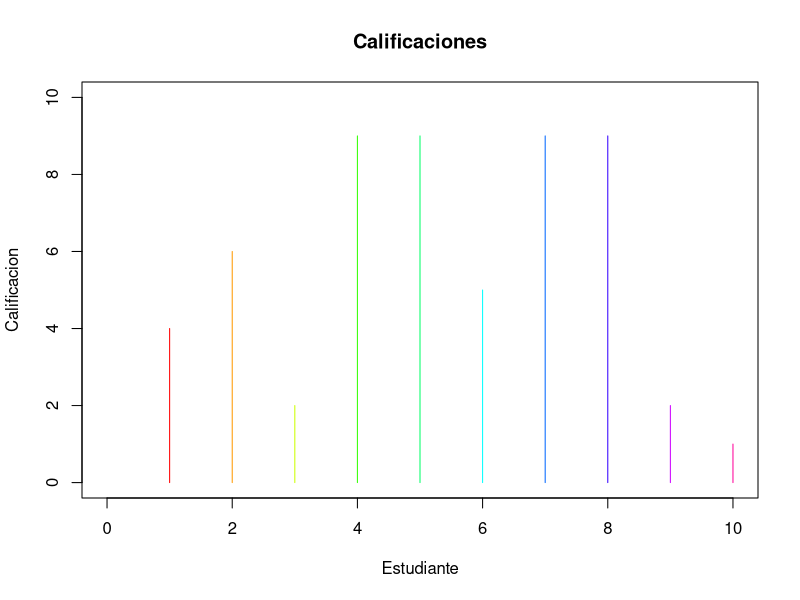

Source code (R):
## ---- chunk 1
#Tarea 4
## Al menos 3 funciones distintas, al menos uno de ellos realiza una gráfica utilizando ggplot
#Funciones
###Existen varias funciones pre-cargadas en R las cuales puede ser utilizadas a la vez para esscribir nuevas funciones.Se tiene operaciones para las cuales no se tiene funciones definidas, por lo tanto deben ser escritas. Una función es un bloque de instrucciones que pueden ser utilizadas continuamente en un programa, es decir, permite automatizar operaciones. Generar funciones es más productivo que copiar y pegar las instrucciones cada vez que se necesita, por lo tanto tiene las siguientes ventajas:

###Se asigna un identificador que permite reconocer lo que realiza la función.

#*Se requiere pocos cambios, en general solamente los argumentos.

#*Se evita errores accidentales que pueden ocurrir al copiar y pegar.

#*Se puede utilizar para escribir nuevas funciones.

#*Se tiene una forma compacta para operar.

#*Facilita el aprendizaje del lenguaje de programación.

##Basicamente: La estructura de una función:

#"nombreFuncion <- function(argumento1, argumento2, ...){instruciones return(resultado)}"
## ---- chunk 2
cuadrado <- function(x)
  {y = x*exp(2) 
  return(y)}
cuadrado(2)
potencia <- function(x=2, y=1)
  {pot = x**y
  return(pot)}
potencia()
## ---- chunk 3
Alumnos <- data.frame(
  Numero = paste("#",seq(1,10,by=2)),
  Edad = sample(15:18,10,TRUE),
  Calificacion = sample(1:10,10,TRUE),
  Genero = sample(c("Mujer", "Hombre"),10,TRUE),
Materia = sample(c("Matematicas","Ciencias","Lengua", "Ingles"),10,TRUE))
promedio <- function(x) 
  {total <- 0
  n <- length(x)
    for (i in seq_along(x)) 
    {total <- total + x[i] / n}
    total}
  promedio(Alumnos$Calificacion)
  promedio(Alumnos$Edad)
  Alumnos
  plot(Alumnos$Calificacion, main = "Calificaciones", type = 'h', col = rainbow(10), bg="brown3", xlim = c(0, 10), ylim = c(0, 10),xlab = "Estudiante", ylab = "Calificacion")

## ---- chunk 4

## ---- chunk 5

